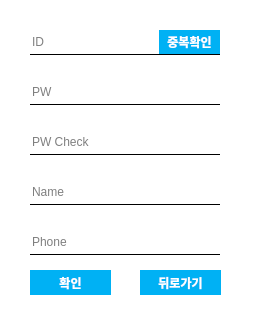
<?xml version="1.0" encoding="UTF-8"?>
<ui version="4.0">
 <class>signup</class>
 <widget class="QDialog" name="signup">
  <property name="geometry">
   <rect>
    <x>0</x>
    <y>0</y>
    <width>260</width>
    <height>330</height>
   </rect>
  </property>
  <property name="windowTitle">
   <string>회원가입</string>
  </property>
  <property name="styleSheet">
   <string notr="true">background-color: rgb(255, 255, 255);</string>
  </property>
  <widget class="QLineEdit" name="id_text">
   <property name="geometry">
    <rect>
     <x>30</x>
     <y>30</y>
     <width>190</width>
     <height>25</height>
    </rect>
   </property>
   <property name="styleSheet">
    <string notr="true">border:none;
border-bottom:0.5px solid #000;</string>
   </property>
   <property name="placeholderText">
    <string>ID</string>
   </property>
  </widget>
  <widget class="QLineEdit" name="pw_text">
   <property name="geometry">
    <rect>
     <x>30</x>
     <y>80</y>
     <width>190</width>
     <height>25</height>
    </rect>
   </property>
   <property name="styleSheet">
    <string notr="true">border:none;
border-bottom:0.5px solid #000;</string>
   </property>
   <property name="echoMode">
    <enum>QLineEdit::Password</enum>
   </property>
   <property name="placeholderText">
    <string>PW</string>
   </property>
  </widget>
  <widget class="QLineEdit" name="pw2_text">
   <property name="geometry">
    <rect>
     <x>30</x>
     <y>130</y>
     <width>190</width>
     <height>25</height>
    </rect>
   </property>
   <property name="styleSheet">
    <string notr="true">border:none;
border-bottom:0.5px solid #000;</string>
   </property>
   <property name="echoMode">
    <enum>QLineEdit::Password</enum>
   </property>
   <property name="placeholderText">
    <string>PW Check</string>
   </property>
  </widget>
  <widget class="QLineEdit" name="phone_text">
   <property name="geometry">
    <rect>
     <x>30</x>
     <y>230</y>
     <width>190</width>
     <height>25</height>
    </rect>
   </property>
   <property name="styleSheet">
    <string notr="true">border:none;
border-bottom:0.5px solid #000;</string>
   </property>
   <property name="placeholderText">
    <string>Phone</string>
   </property>
  </widget>
  <widget class="QPushButton" name="check_btn">
   <property name="geometry">
    <rect>
     <x>159</x>
     <y>30</y>
     <width>61</width>
     <height>25</height>
    </rect>
   </property>
   <property name="font">
    <font>
     <family>Sans</family>
     <weight>75</weight>
     <bold>true</bold>
    </font>
   </property>
   <property name="styleSheet">
    <string notr="true">QPushButton{
	background-color: rgb(0, 177, 244);
	color: rgb(255, 255, 255);
	border:none;
	border-bottom:0.5px solid #000;
}
QPushButton:hover{
	background-color: rgb(255, 255, 255);
	color: rgb(0, 177, 244);
	border:none;
	border-bottom:0.5px solid #000;
}</string>
   </property>
   <property name="text">
    <string>중복확인</string>
   </property>
  </widget>
  <widget class="QPushButton" name="signup_btn">
   <property name="geometry">
    <rect>
     <x>30</x>
     <y>270</y>
     <width>81</width>
     <height>25</height>
    </rect>
   </property>
   <property name="font">
    <font>
     <family>Sans</family>
     <weight>75</weight>
     <bold>true</bold>
    </font>
   </property>
   <property name="styleSheet">
    <string notr="true">QPushButton{
	background-color: rgb(0, 177, 244);
	color: rgb(255, 255, 255);
    border:none
}
QPushButton:hover{
	background-color: rgb(255, 255, 255);
	color: rgb(0, 177, 244);
   border:none
}</string>
   </property>
   <property name="text">
    <string>확인</string>
   </property>
  </widget>
  <widget class="QPushButton" name="exit_btn">
   <property name="geometry">
    <rect>
     <x>140</x>
     <y>270</y>
     <width>81</width>
     <height>25</height>
    </rect>
   </property>
   <property name="font">
    <font>
     <family>Sans</family>
     <weight>75</weight>
     <bold>true</bold>
    </font>
   </property>
   <property name="styleSheet">
    <string notr="true">QPushButton{
	background-color: rgb(0, 177, 244);
	color: rgb(255, 255, 255);
    border:none
}
QPushButton:hover{
	background-color: rgb(255, 255, 255);
	color: rgb(0, 177, 244);
   border:none
}</string>
   </property>
   <property name="text">
    <string>뒤로가기</string>
   </property>
  </widget>
  <widget class="QLineEdit" name="name_text">
   <property name="geometry">
    <rect>
     <x>30</x>
     <y>180</y>
     <width>190</width>
     <height>25</height>
    </rect>
   </property>
   <property name="styleSheet">
    <string notr="true">border:none;
border-bottom:0.5px solid #000;</string>
   </property>
   <property name="placeholderText">
    <string>Name</string>
   </property>
  </widget>
 </widget>
 <resources/>
 <connections/>
</ui>
